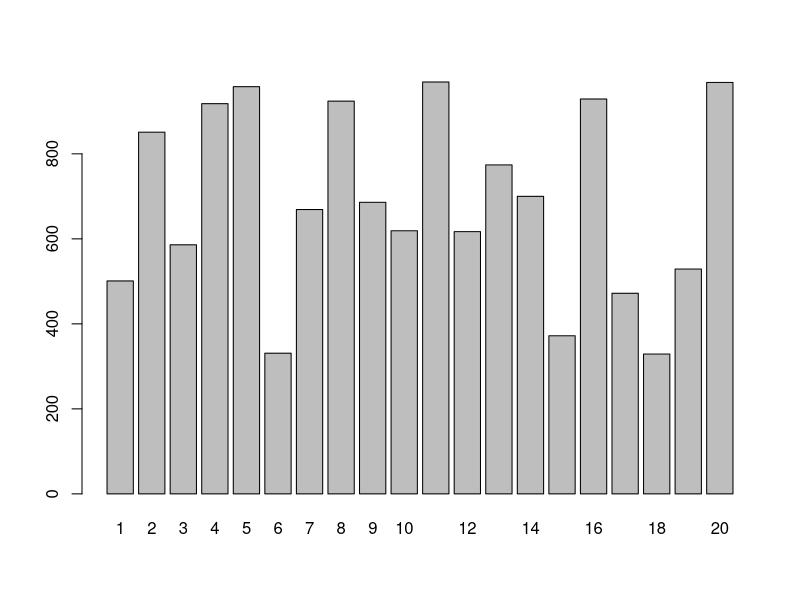
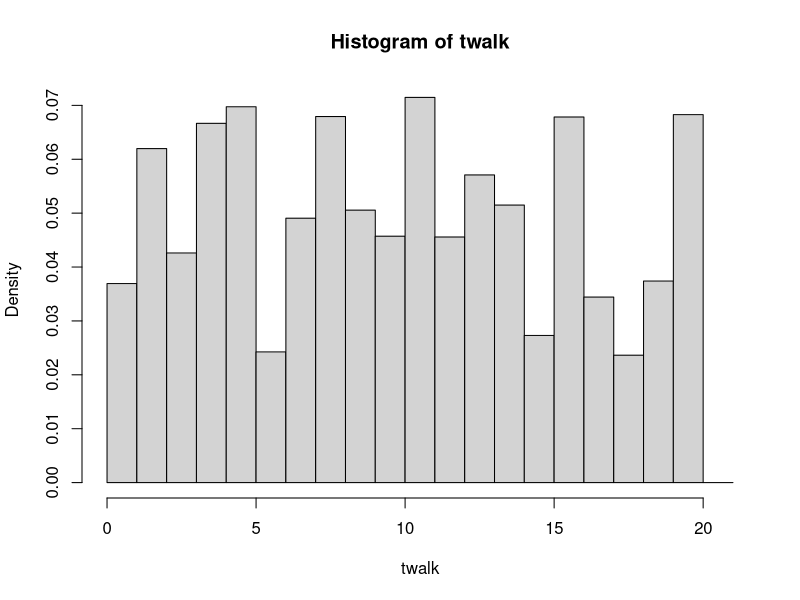

Reproduce these figures in R, in order.
## ---- chunk 1
# make a totally random target distribution, but set the seed for reproducibility
set.seed(123)
target <- floor(runif(20, min = 300, max = 1000))
names(target) <- 1:20

# I made them integers...
# have a look at this thing:
target
## ---- chunk 2
barplot(target)
## ---- chunk 3
#' @param init starting value.  Must be an integer between left and right inclusive
#' @param steps the number of steps to take in the random walk
#' @param target a vector of unnormalized (if desired) probabilities
#' @param left the left boundary of the walk
#' @param right the right boundary of the walk
targeted_rando_walk <-  function(init, steps, target, left = 1, right = 20) {
  
  out <- rep(NA, steps + 1)  # to store the output
  out[1] <- init  # start at the initial state
  
  for (i in 2:steps) { 
    step <- sample(c(-1, 1), 1)  # choose if the step is to the left or right
    proposed <- out[i - 1] + step
    
    if (proposed < left || proposed > right) {
      out[i] <- out[i - 1]
    } else if (target[proposed] >= target[out[i - 1]]) {
      out[i] <- proposed
    } else if (target[proposed] < target[out[i - 1]]) {
      if (runif(1) < target[proposed] / target[out[i - 1]]) {
        out[i] <- proposed
      } else {
        out[i] <- out[i - 1]
      }
    }
  }
  out
}
## ---- chunk 4
twalk <- targeted_rando_walk(
  init = 5,
  steps = 1e6,
  target = target
)
## ---- chunk 5
hist(twalk, breaks = 0:21, freq = FALSE)
